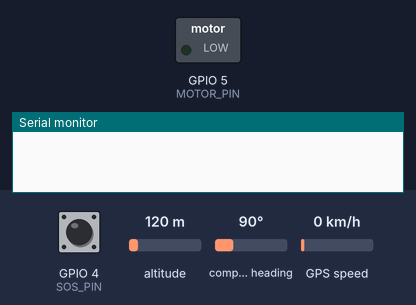
Simulated run of this sketch. Board: ESP32. On the bench: switched loads named in the sketch (green lamp = pin HIGH), the last lines printed to the serial monitor. Dashed ring = blinking. The inputs (shaded band) are chosen by the test bench; at power-on: GPIO 4 (SOS_PIN) HIGH, altitude 120 m, compass heading 90°, GPS speed 0 km/h. Uploads are accepted with an empty reply; the GPS gets a fix after 3 s at 37.7749, -122.4194 with 8 satellites.

Above: at 1.2 s.
1.3 s: GPIO 4 (SOS_PIN) pulled LOW for 0.15 s
At 1.5 s:
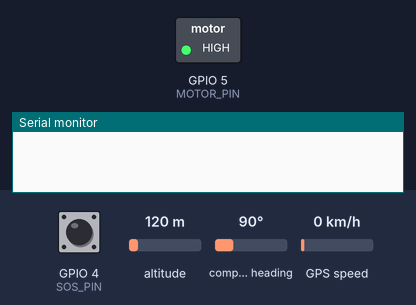
4.8 s: GPIO 4 (SOS_PIN) pulled LOW for 3.2 s
At 8.4 s:
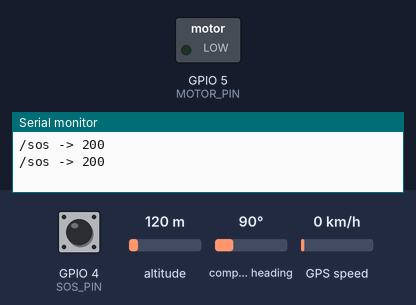
Timing chart, 0 to 9.9 s (numbered marks = the images above; inputs shaded):
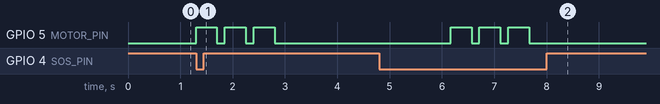

Measured:
- after the input at 1.3 s, GPIO 5 (MOTOR_PIN): alternates HIGH for 0.40 s and LOW for 0.15 s, 6 changes in all, then stays LOW, starting at once
- after the input at 4.8 s, GPIO 5 (MOTOR_PIN): alternates HIGH for 0.40 s and LOW for 0.15 s, 6 changes in all, then stays LOW, starting after 1.4 s

The sketch:

smart_umbrella.ino
```cpp
/*
 * Smart Assistant Umbrella - ESP32 + SIM800L (GSM) + NEO-6M (GPS) sketch (starter).
 * Sends GPS every 60 s and an SOS when the handle button is pressed.
 * Libraries: TinyGSM, ArduinoHttpClient, TinyGPSPlus.
 */
#define TINY_GSM_MODEM_SIM800
#include <TinyGsmClient.h>
#include <ArduinoHttpClient.h>
#include <TinyGPSPlus.h>

const char APN[]        = "internet";             // your SIM operator's APN
const char SERVER[]     = "your-backend-host.com"; // Java backend or the Lovable app domain
const int  PORT         = 80;
const char DEVICE_ID[]  = "SAU-1001";
const char DEVICE_KEY[] = "sau_paste_key_from_my_umbrella_page";
// Java backend paths: /api/device/...   Lovable app paths: /api/public/device/...
const char BASE[]       = "/api/device";

#define SOS_PIN 4
#define MOTOR_PIN 5

HardwareSerial gsmSerial(1), gpsSerial(2);
TinyGsm modem(gsmSerial);
TinyGsmClient client(modem);
HttpClient http(client, SERVER, PORT);
TinyGPSPlus gps;
unsigned long lastSend = 0;

void post(const String& path, const String& body) {
  http.beginRequest();
  http.post(String(BASE) + path);
  http.sendHeader("Content-Type", "application/json");
  http.sendHeader("X-Device-Id", DEVICE_ID);
  http.sendHeader("X-Device-Key", DEVICE_KEY);
  http.sendHeader("Content-Length", body.length());
  http.beginBody(); http.print(body); http.endRequest();
  Serial.printf("%s -> %d\n", path.c_str(), http.responseStatusCode());
  http.stop();
}

String coords() {
  if (!gps.location.isValid()) return "";
  return "\"latitude\":" + String(gps.location.lat(), 6) + ",\"longitude\":" + String(gps.location.lng(), 6);
}

void vibrate(int pulses, int ms) {
  for (int i = 0; i < pulses; i++) { digitalWrite(MOTOR_PIN, HIGH); delay(ms); digitalWrite(MOTOR_PIN, LOW); delay(150); }
}

void setup() {
  Serial.begin(115200);
  pinMode(SOS_PIN, INPUT_PULLUP); pinMode(MOTOR_PIN, OUTPUT);
  gsmSerial.begin(9600, SERIAL_8N1, 26, 27);
  gpsSerial.begin(9600, SERIAL_8N1, 16, 17);
  modem.restart();
  modem.waitForNetwork();
  modem.gprsConnect(APN);
}

void loop() {
  while (gpsSerial.available()) gps.encode(gpsSerial.read());

  if (digitalRead(SOS_PIN) == LOW) {             // SOS button pressed
    vibrate(3, 400);
    post("/sos", "{" + coords() + "}");
    delay(3000);
  }
  if (millis() - lastSend > 60000 && gps.location.isValid()) {
    post("/location", "{" + coords() + ",\"accuracy\":" + String(gps.hdop.hdop() * 5, 1) + "}");
    lastSend = millis();
  }
  // Example: obstacle sensor -> vibrate and report
  // if (distanceCm() < 80) { vibrate(4, 120); post("/haptic", "{\"type\":\"obstacle\"}"); }
}
```
